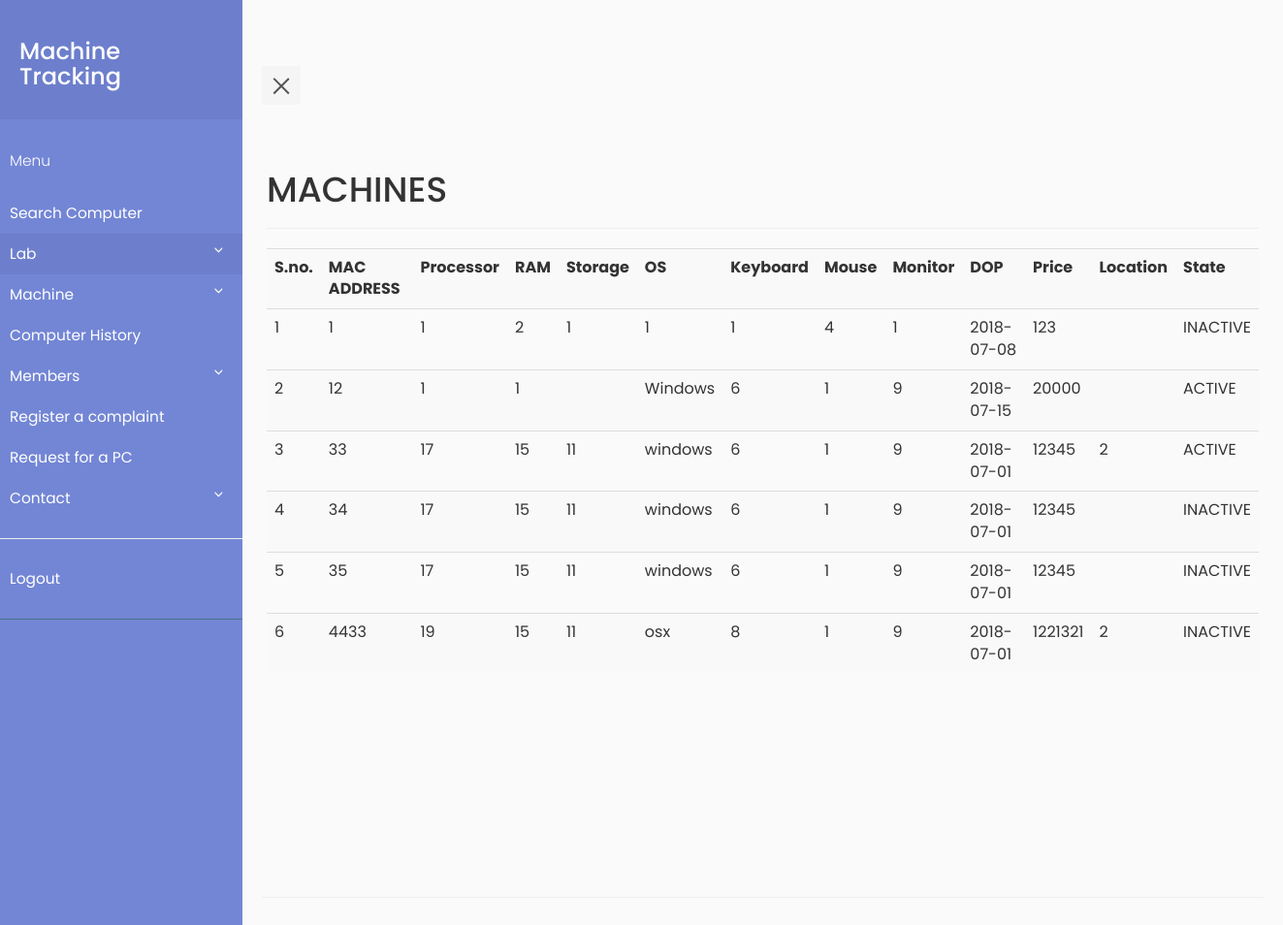
The page /MachineTracking/viewmc.php (signed in) on the database its author committed.
### tables this page shows
CREATE TABLE `machine` (
  `machine_id` int(11) NOT NULL,
  `MAC_ADDR` varchar(30) DEFAULT NULL,
  `processor` int(11) NOT NULL,
  `ram` int(11) NOT NULL,
  `memory` int(11) NOT NULL,
  `DOP` date DEFAULT NULL,
  `price` int(11) DEFAULT NULL,
  `state` varchar(10) DEFAULT NULL,
  `os` varchar(30) DEFAULT NULL,
  `monitor` int(11) NOT NULL,
  `keyboard` int(11) NOT NULL,
  `mouse` int(11) NOT NULL,
  `grn` int(11) NOT NULL
);

CREATE TABLE `hardware` (
  `hardware_id` int(11) NOT NULL,
  `company` int(11) DEFAULT NULL,
  `description` int(11) DEFAULT NULL,
  `price` int(11) DEFAULT NULL,
  `grn` int(11) DEFAULT NULL,
  `name` int(11) DEFAULT NULL,
  `state` int(11) NOT NULL,
  `supplier` int(20) DEFAULT NULL
);

CREATE TABLE `lab` (
  `lab_id` int(11) NOT NULL,
  `name` varchar(20) DEFAULT NULL,
  `department` varchar(40) DEFAULT NULL
);

### MachineTracking/viewmc.php (the view, shortened to what this page needs)
<?php
    require_once "pdo.php";
?>
<html>
<head>
    <link rel="stylesheet" type="text/css" href="https://maxcdn.bootstrapcdn.com/bootstrap/3.3.7/css/bootstrap.min.css" >
    <link rel="stylesheet" type="text/css" href="style5.css">
</head>
<body>
            <div class="wrapper">
     <?php include "navbar.php" ;?>
         <div class="container-fluid row" id="content">
    <div class="page-header">
    <h1>MACHINES</h1>
    </div>
    <?php
        $stmtcnt = $pdo->query("SELECT COUNT(*) FROM machine ");
        $row = $stmtcnt->fetch(PDO::FETCH_ASSOC);
        if($row['COUNT(*)']!=='0')
        {
            $i=1;
            $stmtread = $pdo->query("SELECT * FROM machine ORDER BY MAC_ADDR");
            echo ("<table class=\"table table-striped\">
                <tr> <th>S.no.</th><th>MAC ADDRESS</th><th>Processor</th><th>RAM</th><th>Storage</th><th>OS</th><th>Keyboard</th><th>Mouse</th><th>Monitor</th><th>DOP</th><th>Price</th><th>Location</th> <th>State</th></tr>");
            while ( $row = $stmtread->fetch(PDO::FETCH_ASSOC) )
            {
                $stmtn = $pdo->prepare("SELECT lab_id FROM position where machine_id = :mid AND final_date = '1970-01-01'");
                $stmtn->execute(array(':mid' => $row['machine_id']));
                $rown = $stmtn->fetch(PDO::FETCH_ASSOC);
                $stmtn2 = $pdo->prepare("SELECT name FROM lab where lab_id = :lid");
                $stmtn2->execute(array(':lid' => $rown['lab_id']));
                $rown2 = $stmtn2->fetch(PDO::FETCH_ASSOC);
                $processor = $pdo->prepare("SELECT description FROM hardware where hardware_id = :hid");
                $processor->execute(array(':hid' => $row['processor']));
                $processorn = $processor->fetch(PDO::FETCH_ASSOC);
                $ram = $pdo->prepare("SELECT description FROM hardware where hardware_id = :hid");
                $ram->execute(array(':hid' => $row['ram']));
                $ramn = $ram->fetch(PDO::FETCH_ASSOC);
                $memory = $pdo->prepare("SELECT description FROM hardware where hardware_id = :hid");
                $memory->execute(array(':hid' => $row['memory']));
                $memoryn = $memory->fetch(PDO::FETCH_ASSOC);
                $keyboard = $pdo->prepare("SELECT description FROM hardware where hardware_id = :hid");
                $keyboard->execute(array(':hid' => $row['keyboard']));
                $keyboardn = $keyboard->fetch(PDO::FETCH_ASSOC);
                $mouse = $pdo->prepare("SELECT description FROM hardware where hardware_id = :hid");
                $mouse->execute(array(':hid' => $row['mouse']));
                $mousen = $mouse->fetch(PDO::FETCH_ASSOC);
                $monitor = $pdo->prepare("SELECT description FROM hardware where hardware_id = :hid");
                $monitor->execute(array(':hid' => $row['monitor']));
                $monitorn = $monitor->fetch(PDO::FETCH_ASSOC);
                echo ("<tr>");
                echo ("<td>");
                echo($i);
                echo("</td>");
                echo ("<td>");
                echo(htmlentities($row['MAC_ADDR']));
                echo ("</td>");
                echo ("<td>");
                echo(htmlentities($processorn['description']));
                echo ("</td>");
                echo ("<td>");
                echo(htmlentities($ramn['description']));
                echo ("</td>");
                echo ("<td>");
                echo(htmlentities($memoryn['description']));
                echo ("</td>");
                echo ("<td>");
                echo(htmlentities($row['os']));
                echo ("</td>");
                echo ("<td>");
                echo(htmlentities($keyboardn['description']));
                echo ("</td>");
                echo ("<td>");
                echo(htmlentities($mousen['description']));
                echo ("</td>");
                echo ("<td>");
                echo(htmlentities($monitorn['description']));
                echo ("</td>");
                echo ("<td>");
                echo(htmlentities($row['DOP']));
                echo ("</td>");
                echo ("<td>");
                echo(htmlentities($row['price']));
                echo ("</td>");
                echo ("<td>");
                echo(htmlentities($rown2['name']));
                echo ("</td>");
                echo ("<td>");
                echo(htmlentities($row['state']));
                echo ("</td>");
                $i++;
            }
            echo('</table>');
        }
    ?>
    </div>
</body>
</html>

### MachineTracking/style5.css (style rules this page uses)
body { font-family: 'Poppins', sans-serif; background: #fafafa; }
.wrapper { display: flex; align-items: stretch; perspective: 1500px; }
#content { padding: 20px; min-height: 100vh; transition: all 0.3s; }

### rows shown on the page
machine: MAC_ADDR "1", monitor.description "1", ram.description "2", os "1", mouse.description "4", DOP "2018-07-08", price "123", state "INACTIVE"
machine: MAC_ADDR "12", mouse.description "1", os "Windows", keyboard.description "6", monitor.description "9", DOP "2018-07-15", price "20000", state "ACTIVE"
machine: MAC_ADDR "33", processor.description "17", ram.description "15", memory.description "11", os "windows", keyboard.description "6", mouse.description "1", monitor.description "9", DOP "2018-07-01", price "12345", lab.name "2", state "ACTIVE"
machine: MAC_ADDR "34", processor.description "17", ram.description "15", memory.description "11", os "windows", keyboard.description "6", mouse.description "1", monitor.description "9", DOP "2018-07-01", price "12345", state "INACTIVE"
machine: MAC_ADDR "35", processor.description "17", ram.description "15", memory.description "11", os "windows", keyboard.description "6", mouse.description "1", monitor.description "9", DOP "2018-07-01", price "12345", state "INACTIVE"
machine: MAC_ADDR "4433", processor.description "19", ram.description "15", memory.description "11", os "osx", keyboard.description "8", mouse.description "1", monitor.description "9", DOP "2018-07-01", price "1221321", lab.name "2", state "INACTIVE"
